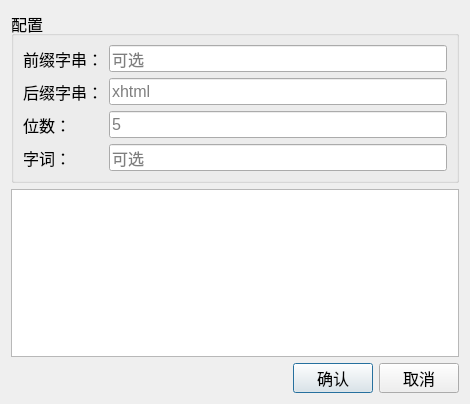
<?xml version="1.0" encoding="UTF-8"?>
<ui version="4.0">
 <class>RandomSerialsDlg</class>
 <widget class="QDialog" name="RandomSerialsDlg">
  <property name="geometry">
   <rect>
    <x>0</x>
    <y>0</y>
    <width>470</width>
    <height>404</height>
   </rect>
  </property>
  <property name="windowTitle">
   <string>生成随即字串</string>
  </property>
  <layout class="QGridLayout" name="gridLayout">
   <item row="0" column="0">
    <widget class="QGroupBox" name="randomSerialsBox">
     <property name="font">
      <font>
       <pointsize>12</pointsize>
      </font>
     </property>
     <property name="title">
      <string>配置</string>
     </property>
     <layout class="QVBoxLayout" name="verticalLayout">
      <item>
       <layout class="QHBoxLayout" name="horizontalLayout_3">
        <item>
         <widget class="QLabel" name="labelPrex">
          <property name="minimumSize">
           <size>
            <width>80</width>
            <height>0</height>
           </size>
          </property>
          <property name="text">
           <string>前缀字串：</string>
          </property>
         </widget>
        </item>
        <item>
         <widget class="QLineEdit" name="prexLineEdit">
          <property name="text">
           <string/>
          </property>
          <property name="placeholderText">
           <string>可选</string>
          </property>
         </widget>
        </item>
       </layout>
      </item>
      <item>
       <layout class="QHBoxLayout" name="horizontalLayout_6">
        <item>
         <widget class="QLabel" name="labelPost">
          <property name="minimumSize">
           <size>
            <width>80</width>
            <height>0</height>
           </size>
          </property>
          <property name="text">
           <string>后缀字串：</string>
          </property>
         </widget>
        </item>
        <item>
         <widget class="QLineEdit" name="postLineEdit">
          <property name="text">
           <string/>
          </property>
          <property name="placeholderText">
           <string>xhtml</string>
          </property>
         </widget>
        </item>
       </layout>
      </item>
      <item>
       <layout class="QHBoxLayout" name="horizontalLayout_4">
        <item>
         <widget class="QLabel" name="label">
          <property name="minimumSize">
           <size>
            <width>80</width>
            <height>0</height>
           </size>
          </property>
          <property name="text">
           <string>位数：</string>
          </property>
         </widget>
        </item>
        <item>
         <widget class="QLineEdit" name="lenLineEdit">
          <property name="text">
           <string/>
          </property>
          <property name="placeholderText">
           <string>5</string>
          </property>
         </widget>
        </item>
       </layout>
      </item>
      <item>
       <layout class="QHBoxLayout" name="horizontalLayout_5">
        <item>
         <widget class="QLabel" name="label_2">
          <property name="minimumSize">
           <size>
            <width>80</width>
            <height>0</height>
           </size>
          </property>
          <property name="text">
           <string>字词：</string>
          </property>
         </widget>
        </item>
        <item>
         <widget class="QLineEdit" name="ctxLineEdit">
          <property name="text">
           <string/>
          </property>
          <property name="placeholderText">
           <string>可选</string>
          </property>
         </widget>
        </item>
       </layout>
      </item>
     </layout>
     <zorder>ctxLineEdit</zorder>
     <zorder>label_2</zorder>
     <zorder>postLineEdit</zorder>
     <zorder>labelPost</zorder>
    </widget>
   </item>
   <item row="1" column="0">
    <widget class="QPlainTextEdit" name="plainTextEdit">
     <property name="font">
      <font>
       <pointsize>12</pointsize>
      </font>
     </property>
    </widget>
   </item>
   <item row="2" column="0">
    <layout class="QHBoxLayout" name="horizontalLayout_2">
     <item>
      <spacer name="horizontalSpacer">
       <property name="orientation">
        <enum>Qt::Horizontal</enum>
       </property>
       <property name="sizeHint" stdset="0">
        <size>
         <width>208</width>
         <height>20</height>
        </size>
       </property>
      </spacer>
     </item>
     <item>
      <layout class="QHBoxLayout" name="horizontalLayout">
       <item>
        <widget class="QPushButton" name="btnOK">
         <property name="minimumSize">
          <size>
           <width>0</width>
           <height>30</height>
          </size>
         </property>
         <property name="font">
          <font>
           <pointsize>12</pointsize>
          </font>
         </property>
         <property name="text">
          <string>确认</string>
         </property>
        </widget>
       </item>
       <item>
        <widget class="QPushButton" name="btnCancle">
         <property name="minimumSize">
          <size>
           <width>0</width>
           <height>30</height>
          </size>
         </property>
         <property name="font">
          <font>
           <pointsize>12</pointsize>
          </font>
         </property>
         <property name="text">
          <string>取消</string>
         </property>
        </widget>
       </item>
      </layout>
     </item>
    </layout>
   </item>
  </layout>
 </widget>
 <resources/>
 <connections/>
</ui>
